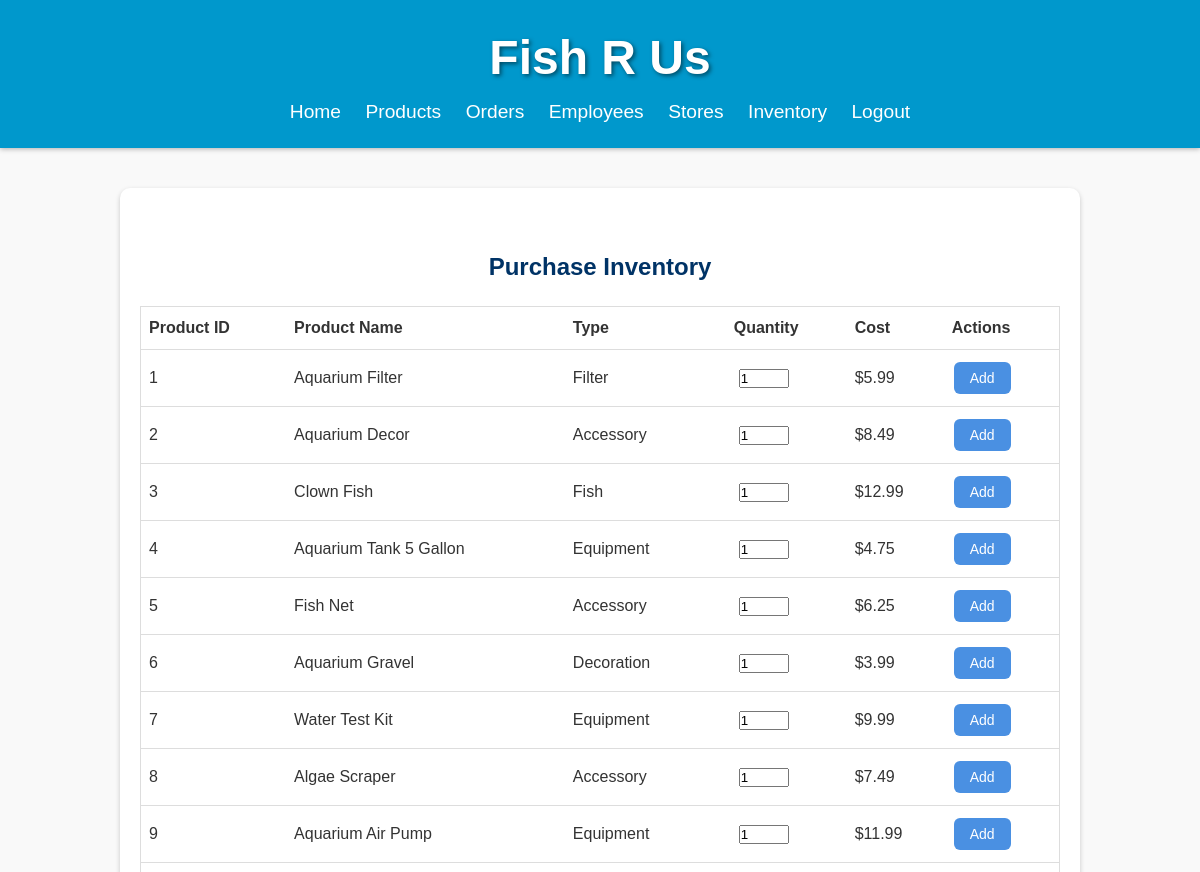
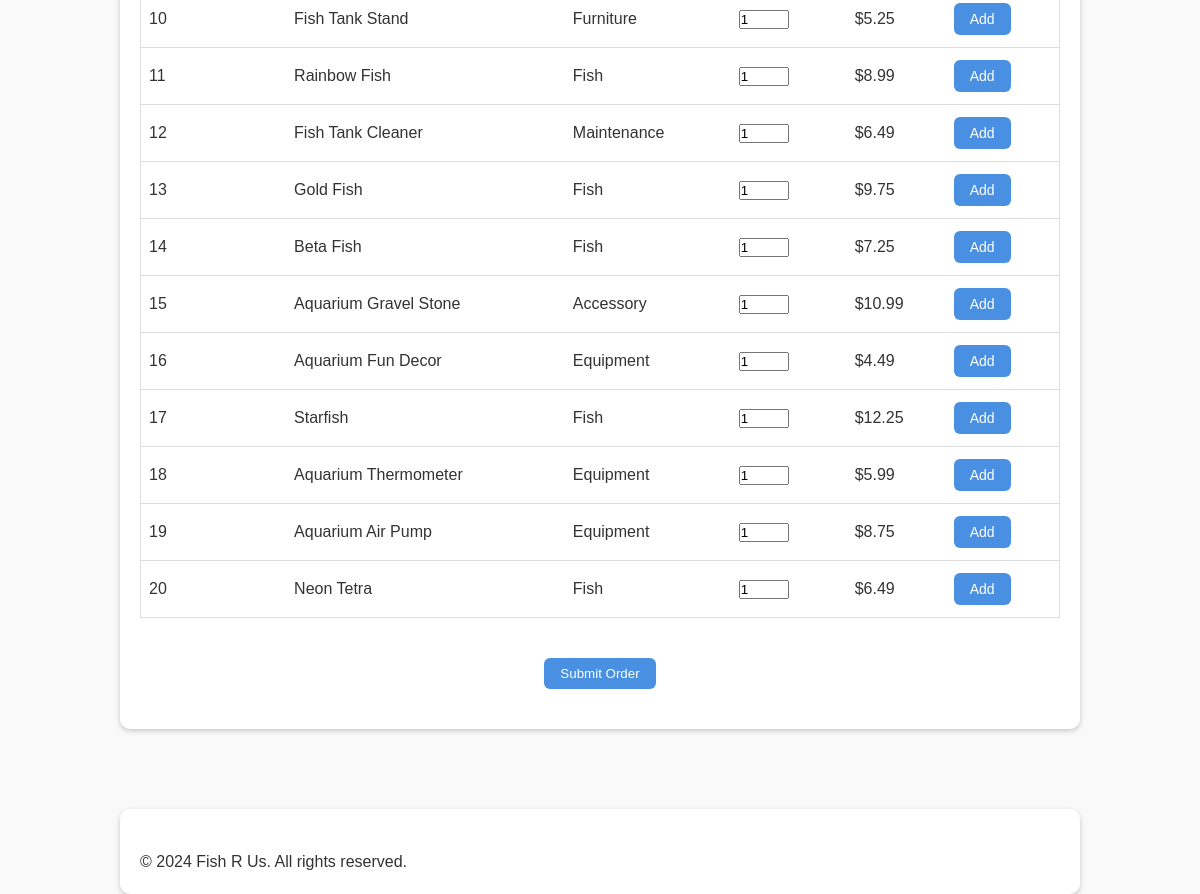
The app's page /Purchase_Inventory.php (signed in) with its own data (2 pictures, top to bottom).
### tables this page shows
CREATE TABLE IF NOT EXISTS `inventory` (
  `Inventory_ID` int NOT NULL AUTO_INCREMENT,
  `Product_ID` int NOT NULL,
  `Vendor_ID` int NOT NULL,
  `Store_ID` int NOT NULL,
  `Date` date NOT NULL,
  `Quantity` int NOT NULL,
  `Cost` float NOT NULL,
  PRIMARY KEY (`Inventory_ID`)
);

CREATE TABLE IF NOT EXISTS `products` (
  `Product_ID` int NOT NULL AUTO_INCREMENT,
  `Image Source` varchar(250) NOT NULL,
  `Product Name` varchar(50) NOT NULL,
  `Product Description` varchar(250) NOT NULL,
  `Product Price` float NOT NULL,
  `Type` varchar(20) NOT NULL,
  `Vendor_ID` int NOT NULL,
  PRIMARY KEY (`Product_ID`)
);

### Purchase_Inventory.php (the view, shortened to what this page needs)
<!DOCTYPE html>
<?php
require_once 'checksession.php';
?>
<html lang="en">
<head>
    <link rel="stylesheet" href="styles.css">
</head>
<body>
    <header>
        <h1>Fish R Us</h1>
        <nav>
            <ul>
                <li><a href="Homepage.php">Home</a></li>
                <li><a href="Products.php">Products</a></li>
                <li><a href="Orders.php">Orders</a></li>
                <li><a href="Employees.php">Employees</a></li>
                <li><a href="Stores.php">Stores</a></li>
				<li><a href="Inventory.php">Inventory</a></li>
                <li><a href="Logout.php">Logout</a></li>
            </ul>
        </nav>
    </header>
    <section id="inventory">
        <div class="container">
            <div class="table-container">
                <h2 style="text-align: center;">Purchase Inventory</h2>
                <table>
                    <thead>
                        <tr>
                            <th>Product ID</th>
                            <th>Product Name</th>
                            <th>Type</th>
                            <th>Quantity</th>
                            <th>Cost</th>
                            <th>Actions</th>
                        </tr>
                    </thead>
                    <tbody>
                        <?php
                        $conn = new mysqli($hn, $un, $pw, $db);
                        $query = "SELECT i.Product_ID, p.`Product Name`, p.Type, i.Quantity, i.Cost
						FROM inventory i
						JOIN products p ON i.Product_ID = p.Product_ID";
                        $result = $conn->query($query);
						                        if ($result->num_rows > 0) {
                            while ($row = $result->fetch_assoc()) {
                                echo "<tr>";
                                echo "<td class='product-id'>" . $row['Product_ID'] . "</td>";
                                echo "<td>" . $row['Product Name'] . "</td>";
                                echo "<td>" . $row['Type'] . "</td>";
                                echo "<td>";
                                echo "<input type='number' class='quantity-input' name='quantity' value='1' min='1'>";
                                echo "</td>";
                                echo "<td class='cost-column'>$" . $row['Cost'] . "</td>";
                                echo "<td>";
                                echo "<button type='button' class='purchase-button'>Add</button>";
                                echo "</td>";
                                echo "</tr>";
                            }
                        } else {
                            echo "<tr><td colspan='6'>No inventory records found</td></tr>";
                        }
                        ?>
                    </tbody>
                </table>
                <button class="submit-order-button">Submit Order</button>
            </div>
        </div>
    </section>
    <div class="container">
        <p>&copy; 2024 Fish R Us. All rights reserved.</p>
    </div>
</body>
</html>

### styles.css (style rules this page uses)
* { margin: 0; padding: 0; box-sizing: border-box; }
body { font-family: Arial, sans-serif; line-height: 1.6; background-color: #f9f9f9; color: #333; }
header { background-color: #0098CC; color: #fff; padding: 20px 0; text-align: center; box-shadow: 0 1px 5px rgba(0, 0, 0, 0.3); }
header h1 { font-size: 3em; text-shadow: 2px 2px 4px rgba(0, 0, 0, 0.5); }
nav ul { list-style: none; }
nav ul li { display: inline; margin: 0 10px; }
nav ul li a { color: #fff; text-decoration: none; font-size: 1.2em; }
.container { width: 80%; margin: auto; padding: 20px; background-color: #fff; border-radius: 10px; box-shadow: 0 2px 5px rgba(0, 0, 0, 0.2); padding-top: 40px; }
section { padding: 40px 0; margin-bottom: 40px; }
section h2 { margin-bottom: 20px; color: #003366; }

### Purchase_Inventory.php (style rules this page uses)
.table-container { width: auto; margin: 20px auto; position: relative; }
table { width: 100%; border-collapse: collapse; border: 1px solid #ddd; }
th, td { padding: 8px; text-align: left; border-bottom: 1px solid #ddd; }
.purchase-button { background-color: #4a90e2; border: none; color: white; padding: 8px 16px; text-align: center; text-decoration: none; display: inline-block; font-size: 14px; margin: 4px 2px; cursor: pointer; border-radius: 6px; }
.quantity-input { width: 50px; margin-left: 5px; }
.submit-order-button { background-color: #4a90e2; border: none; color: white; padding: 8px 16px; text-align: center; text-decoration: none; display: block; margin: 20px auto; cursor: pointer; border-radius: 6px; transition: background-color 0.3s ease; }

### records on screen
inventory: Product_ID "1", Product_ID "Aquarium Filter", Product_ID.Type "Filter", Cost "5.99"
inventory: Product_ID "2", Product_ID "Aquarium Decor", Product_ID.Type "Accessory", Cost "8.49"
inventory: Product_ID "3", Product_ID "Clown Fish", Product_ID.Type "Fish", Cost "12.99"
inventory: Product_ID "4", Product_ID "Aquarium Tank 5 Gallon", Product_ID.Type "Equipment", Cost "4.75"
inventory: Product_ID "5", Product_ID "Fish Net", Product_ID.Type "Accessory", Cost "6.25"
inventory: Product_ID "6", Product_ID "Aquarium Gravel", Product_ID.Type "Decoration", Cost "3.99"
inventory: Product_ID "7", Product_ID "Water Test Kit", Product_ID.Type "Equipment", Cost "9.99"
inventory: Product_ID "8", Product_ID "Algae Scraper", Product_ID.Type "Accessory", Cost "7.49"
inventory: Product_ID "9", Product_ID "Aquarium Air Pump", Product_ID.Type "Equipment", Cost "11.99"
inventory: Product_ID "10", Product_ID "Fish Tank Stand", Product_ID.Type "Furniture", Cost "5.25"
inventory: Product_ID "11", Product_ID "Rainbow Fish", Product_ID.Type "Fish", Cost "8.99"
inventory: Product_ID "12", Product_ID "Fish Tank Cleaner", Product_ID.Type "Maintenance", Cost "6.49"
inventory: Product_ID "13", Product_ID "Gold Fish", Product_ID.Type "Fish", Cost "9.75"
inventory: Product_ID "14", Product_ID "Beta Fish", Product_ID.Type "Fish", Cost "7.25"
inventory: Product_ID "15", Product_ID "Aquarium Gravel Stone", Product_ID.Type "Accessory", Cost "10.99"
inventory: Product_ID "16", Product_ID "Aquarium Fun Decor", Product_ID.Type "Equipment", Cost "4.49"
inventory: Product_ID "17", Product_ID "Starfish", Product_ID.Type "Fish", Cost "12.25"
inventory: Product_ID "18", Product_ID "Aquarium Thermometer", Product_ID.Type "Equipment", Cost "5.99"
inventory: Product_ID "19", Product_ID "Aquarium Air Pump", Product_ID.Type "Equipment", Cost "8.75"
inventory: Product_ID "20", Product_ID "Neon Tetra", Product_ID.Type "Fish", Cost "6.49"
